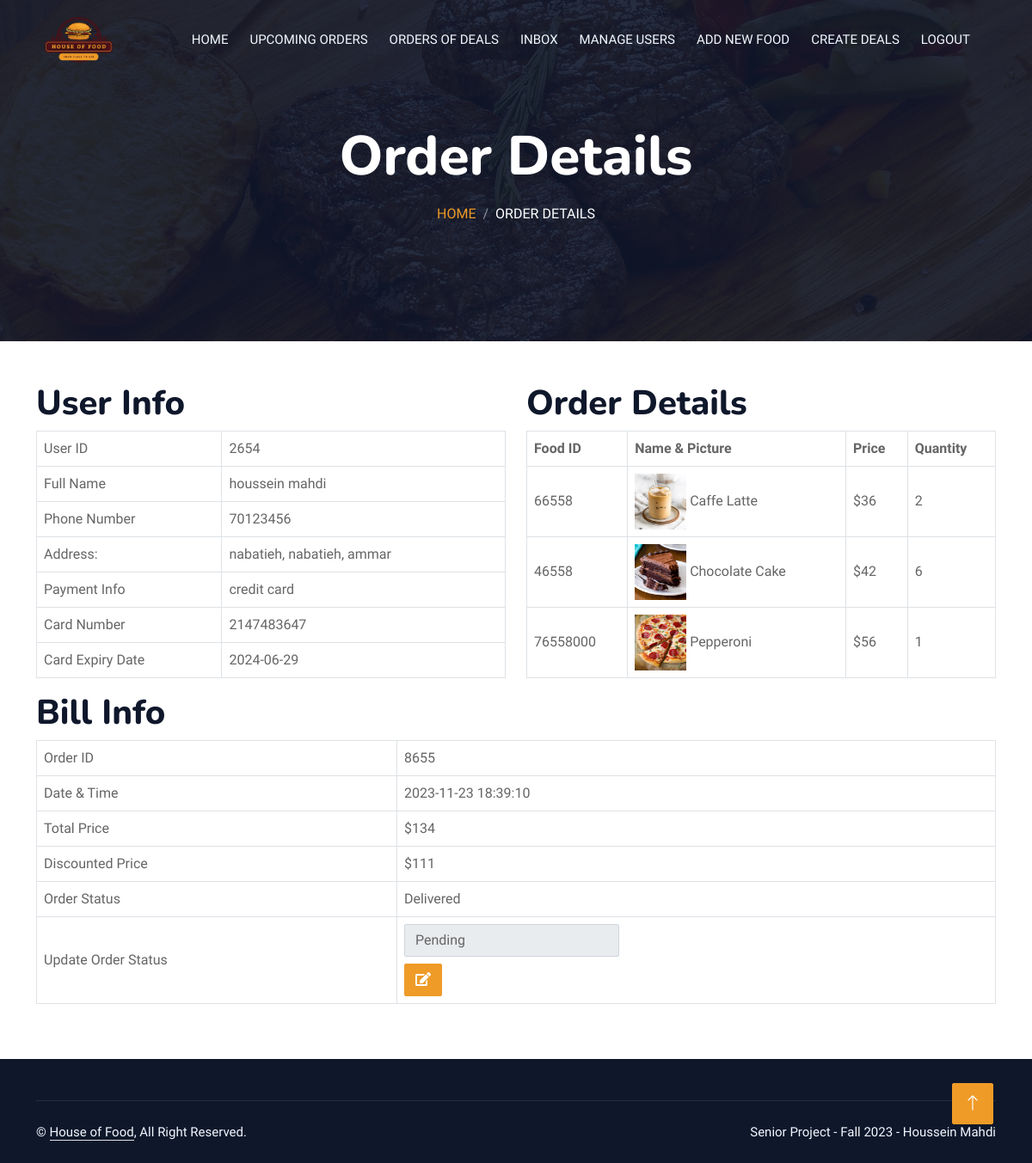
/admin/order-details.php?oid=8655, run on the app's committed database.
### tables this page shows
CREATE TABLE IF NOT EXISTS `orders` (
  `orderID` int(11) NOT NULL,
  `userID` int(11) NOT NULL,
  `foodID` varchar(2500) NOT NULL,
  `price` varchar(2500) NOT NULL,
  `qtty` varchar(2500) NOT NULL,
  `payment` varchar(100) NOT NULL,
  `cardNumber` int(11) NOT NULL,
  `cardExpiryDate` date NOT NULL,
  `city` varchar(100) NOT NULL,
  `street` varchar(1000) NOT NULL,
  `building` varchar(1000) NOT NULL,
  `discountedPrice` int(11) NOT NULL,
  `order_status` int(11) NOT NULL,
  `ordering_time` datetime NOT NULL DEFAULT CURRENT_TIMESTAMP,
  `numberOfItems` int(11) NOT NULL,
  PRIMARY KEY (`orderID`)
);

CREATE TABLE IF NOT EXISTS `users` (
  `userID` int(11) NOT NULL AUTO_INCREMENT,
  `firstName` varchar(100) NOT NULL,
  `lastName` varchar(100) NOT NULL,
  `email` varchar(100) NOT NULL,
  `phone` int(11) NOT NULL,
  `password` varchar(100) NOT NULL,
  `status` int(11) NOT NULL,
  `coupon_code` varchar(100) NOT NULL,
  `discount` int(11) NOT NULL,
  PRIMARY KEY (`userID`)
);

CREATE TABLE IF NOT EXISTS `menu` (
  `foodID` int(11) NOT NULL,
  `name` text NOT NULL,
  `category` varchar(100) NOT NULL,
  `price` int(11) NOT NULL,
  `picture` varchar(100) NOT NULL,
  PRIMARY KEY (`foodID`)
);

### admin/order-details.php (the view, shortened to what this page needs)
<?php
include "header.php";
$oid = $_GET['oid'];
?>
            <div class="container-xxl py-5 bg-dark hero-header mb-5">
                <div class="container text-center my-5 pt-5 pb-4">
                    <h1 class="display-3 text-white mb-3 animated slideInDown">Order Details</h1>
                    <nav aria-label="breadcrumb">
                        <ol class="breadcrumb justify-content-center text-uppercase">
                            <li class="breadcrumb-item"><a href="home.php">Home</a></li>
                            <li class="breadcrumb-item text-white active" aria-current="page">Order Details</li>
                        </ol>
                    </nav>
                </div>
            </div>
    <div class="contact-from-section mt-150 mb-150">
		<div class="container">
			<div class="row">
				<div class="col-lg-6 mb-5 mb-lg-0">
                    <div class="cart-page-inner">
                        <div class="row">
                            <div class="col-md-12">
                                <div class="cart-summary">
                                    <div class="cart-content">
                                        <h1>User Info</h1>
                                            <div class="table-responsive">
                                            <table class="table table-bordered">
                                                <tbody class="align-middle">
<?php
$result1 = mysqli_query($con,"SELECT * FROM orders Where orderID='$oid'");
if(mysqli_num_rows($result1)>0){
    while($row1 = mysqli_fetch_array($result1)){
        $oid = $row1['orderID'];
        $uid = $row1['userID'];
        $nbr = $row1['numberOfItems'];
            $result2 = mysqli_query($con,"SELECT * FROM users WHERE userID = '$uid'");
            $row2 = mysqli_fetch_array($result2);
        $s = $row1['order_status'];
        if($s == 0) {$stts = "Pending";}
        else if($s == 1) {$stts = "Delivered";}
        else if($s == 2) {$stts = "Canceled";}
?>
                                        <tr><td>User ID</td><td><?php echo $uid ?></td></tr>
                                        <tr><td>Full Name</td><td><?php echo $row2['firstName'] ?> <?php echo $row2['lastName'] ?></td></tr>
                                        <tr><td>Phone Number</td><td><?php echo $row2['phone'] ?></td></tr>
                                        <tr><td>Address:</td><td><?php echo $row1['city'] ?>, <?php echo $row1['street'] ?>, <?php echo $row1['building'] ?></td></tr>
<?php if($row1['payment'] == "credit card"){ ?>
                                        <tr><td>Payment Info</td><td><?php echo $row1['payment'] ?></td></td></tr>
                                        <tr><td>Card Number</td><td><?php echo $row1['cardNumber'] ?></td></td></tr>
                                        <tr><td>Card Expiry Date</td><td><?php echo $row1['cardExpiryDate'] ?></td></td></tr>
<?php }else{ ?>
                                        <tr><td>Payment Info</td><td><?php echo $row1['payment'] ?></td></td></tr>
                                    </tbody>
<?php }?>
                                    </table>
                    </div></div></div></div></div></div></div>
                <div class="col-lg-6">
                <div class="cart-page-inner">
                            <div class="row">
                                <div class="col-md-12">
                                    <div class="cart-summary">
                                        <div class="cart-content">
                                            <h1>Order Details</h1>
                                            <div class="table-responsive">
                                            <table class="table table-bordered">
                                                <thead class="thead-dark">
                                                <th>Food ID</th>
                                                <th>Name & Picture</th>
                                                <th>Price</th>
                                                <th>Quantity</th>
                                                </thead>
                                                <tbody class="align-middle">
<?php
$fids = unserialize($row1["foodID"]);
$prices = unserialize($row1["price"]);
$qttys= unserialize($row1["qtty"]);
$total =0;
for($j=0; $j<$nbr; $j++){
$fid = $fids[$j];
$price = $prices[$j];
$qtty = $qttys[$j];
$total+=$price;
$result2 = mysqli_query($con,"SELECT * FROM menu Where foodID='$fid'");
$row2 = mysqli_fetch_array($result2);
$name = $row2['name'];
?>
                                        <tr><td><?php echo $fid ?></td>
                                        <td><img src="../foods-pics/<?php echo $row2['picture'] ?>" style="height:65px; width:60px; ">
                                        <?php echo $name ?></td>
                                        <td>$<?php echo $price ?> </td>
                                        <td><?php echo $qtty ?></td>
                                        </tr>
<?php }?>
                                    </tbody>
<?php }} ?>                      </table>
                                </div>
                            </div>
                        </div>
                    </div>
                </div>
            </div>
        </div>
	</div>
</div>
    <div class="contact-from-section mt-150 mb-150">
		<div class="container">
			<div class="row">
				<div class="col-lg-12 mb-5 mb-lg-0">
                    <div class="cart-page-inner">
                        <div class="row">
                            <div class="col-md-12">
                                <div class="cart-summary">
                                    <div class="cart-content">
                                        <h1>Bill Info</h1>
                                            <div class="table-responsive">
                                            <table class="table table-bordered">
                                                <tbody class="align-middle">
<?php
$result1 = mysqli_query($con,"SELECT * FROM orders Where orderID='$oid'");
if(mysqli_num_rows($result1)>0){
    while($row1 = mysqli_fetch_array($result1)){
        $s = $row1['order_status'];
        if($s == 0) {$stts = "Pending";}
        else if($s == 1) {$stts = "Delivered";}
        else if($s == 2) {$stts = "Canceled";}
?>
                                        <tr><td>Order ID</td><td><?php echo $oid ?></td></tr>
                                        <tr><td>Date & Time</td><td><?php echo $row1['ordering_time'] ?></td></tr>
                                        <tr><td>Total Price</td><td>$<?php echo $total ?></td></td></tr>
                                        <tr><td>Discounted Price</td><td>$<?php echo $row1['discountedPrice'] ?></td></td></tr>
                                        <tr><td>Order Status</td><td><?php echo $stts ?></td></tr>
                                        <tr><td>Update Order Status</td>
                                        <td><form action="update-order-stts.php?oid=<?php echo $oid ?>" method="POST">
                                            <select class="form-control mb-2" name="stts" style="width:250px" value="<?php echo $stts ?>">
                                                <option value="0">Pending</option>
                                            </select>
                                            <button type="submit" class="btn-plus btn btn-primary" name="update"><i class="fa fa-edit"></i></button>
                                        </form>
                                        </td></tr>
                                    </tbody>
<?php }}?>
                                    </table>
                    </div></div></div></div></div></div></div>
        </div>
	</div>
</div>
<?php
include "footer.php";
?>

### css/s1.css (style rules this page uses)
:root { --primary: #FE9b27; --light: #F1F8FF; --dark: #0F172B; }
.btn { font-family: 'Nunito', sans-serif; font-weight: 500; text-transform: uppercase; transition: .5s; }
.btn.btn-primary, .btn.btn-secondary { color: #FFFFFF; }
.hero-header { background: linear-gradient(rgba(15, 23, 43, .9), rgba(15, 23, 43, .9)), url(../img/bg-hero.jpg); background-position: center center; background-repeat: no-repeat; background-size: cover; }
.breadcrumb-item + .breadcrumb-item::before { color: rgba(255, 255, 255, .5); }

### data on the page
orders: userID "2654", userID.firstName "houssein", userID.lastName "mahdi", userID.phone "70123456", city "nabatieh", street "nabatieh", building "ammar", payment "credit card", cardNumber "2147483647", cardExpiryDate "2024-06-29", foodID "66558", menu.picture (picture), menu.name "Caffe Latte", price "36", qtty "2", foodID "46558", menu.name "Chocolate Cake", price "42", qtty "6", foodID "76558000", menu.name "Pepperoni", price "56", qtty "1", orderID "8655", ordering_time "2023-11-23 18:39:10", discountedPrice "111", order_status "Delivered", stts "Pending"
